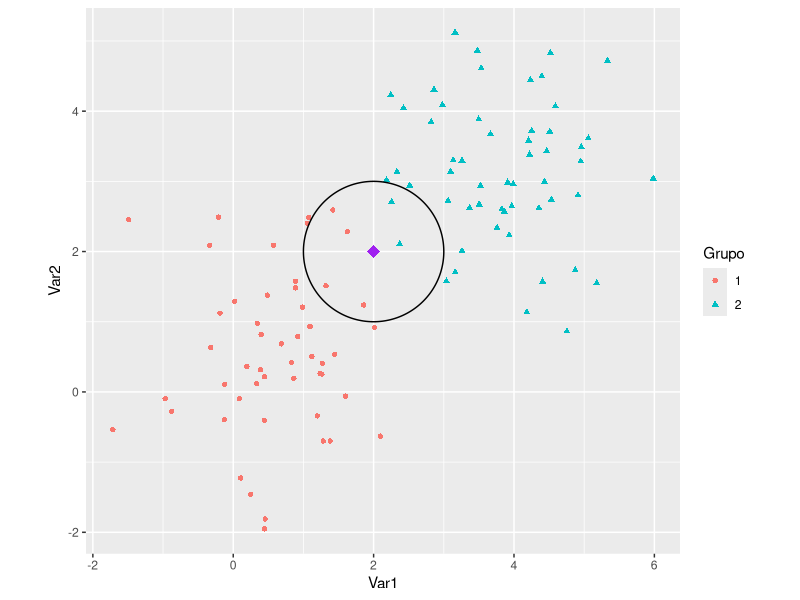

Generate this figure with R:
library(tidyverse)
library(ggforce)

set.seed(1)
x<-rnorm(50,1/2,1)
set.seed(2)
y<-rnorm(50,1/2,1)

G1<-rbind(x,y)
G1<-rbind(G1,rep(1,50))

set.seed(15)
x<-rnorm(55,3.5,1)
set.seed(14)
y<-rnorm(55,3,1)

G2<-rbind(x,y)
G2<-rbind(G2,rep(2,55))
datos<-cbind(G1,G2)
datos<-t(datos)
datos<-as.data.frame(datos)
colnames(datos)<-c("Var1","Var2","Grupo")
datos$Grupo<-as.factor(datos$Grupo)

datos

mu1<-rbind(mean(G1[1,]),mean(G1[2,]))
mu2<-rbind(mean(G2[1,]),mean(G2[2,]))

sigma1<-matrix(c(cov(G1[1,],G1[1,]),cov(G1[1,],G1[2,]),cov(G1[2,],G1[1,]),cov(G1[2,],G1[2,])),ncol = 2)
sigma2<-matrix(c(cov(G2[1,],G2[1,]),cov(G2[1,],G2[2,]),cov(G2[2,],G2[1,]),cov(G2[2,],G2[2,])),ncol = 2)
sigma=(sigma1+sigma2)/2
Sinv<-solve(sigma)
b<-Sinv%*%(mu1-mu2)
mu1<-as.matrix(mu1)
mu2<-as.matrix(mu2)
b<-Sinv%*%(mu1-mu2)
muc<-(mu1+mu2)/2

datos_circulo <- data.frame(
  Var1 = 2,
  Var2 = 2,
  r = 0.5
)

punto<-data.frame(Var1=2,Var2=2)
radio<-0.5

datos |>
  ggplot()+
  geom_blank()+
  geom_point(aes(x =Var1, y =Var2,
                 shape = Grupo, color = Grupo, fill =Grupo))+
  geom_point(data = punto, aes(x = Var1, y = Var2), shape = 18, size = 4, color = "purple")+
  geom_circle(data = datos_circulo, aes(x0 = 2, y0 = 2, r = 1))+
  coord_fixed()
  
  
